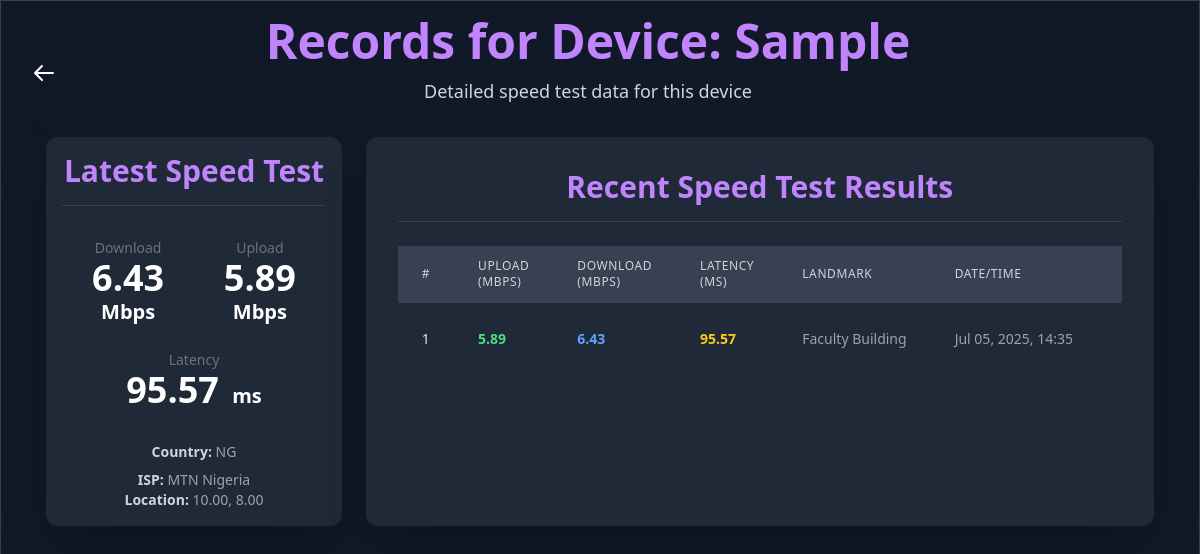
/device_records.php?device_id=1, run on the app's committed database.
### tables this page shows
CREATE TABLE devices (
            id INTEGER PRIMARY KEY AUTOINCREMENT,
            device_unique_id TEXT NOT NULL UNIQUE,
            created_at DATETIME NOT NULL DEFAULT CURRENT_TIMESTAMP
        );

CREATE TABLE devicelog (
            id INTEGER PRIMARY KEY AUTOINCREMENT,
            device_id INTEGER NOT NULL,
            upload REAL,
            download REAL,
            latency REAL,
            ping REAL,
            country TEXT,
            latitude REAL,
            longitude REAL,
            isp TEXT,
            landmark TEXT,
            timestamp DATETIME NOT NULL DEFAULT CURRENT_TIMESTAMP,
            FOREIGN KEY (device_id) REFERENCES devices(id) ON DELETE CASCADE
        );

### database/database.php (called while the page is built, shortened)
<?php
class Database
{
    public $database;
    public function __construct()
    {
        $this->database = __DIR__ . "/speedtest.db";
    }
    public function databaseConnection()
    {
        try {
            $this->conn = new SQLite3($this->database);
        } catch (Exception $e) {
            print_r("Error Connecting to the Database: " . $e->getMessage());
        }
    }
}

### services/api.php (called while the page is built, shortened)
<?php
require_once __DIR__ . "/../database/database.php";
class API
{
    public $db;
    public function __construct()
    {
        $this->db = new Database();
    }
    public function getDevices()
    {
        $result = $this->db->conn->query("SELECT id, device_unique_id, created_at FROM devices ORDER BY created_at DESC");
        $data = array();
        $count = 0;
        while ($row = $result->fetchArray(SQLITE3_ASSOC)) {
            $data[] = $row;
            $count++;
        }
        return [
            'count' => $count,
            'devices' => $data
        ];
    }
    public function getDeviceSpeedTestResults($device_id, $limit = 50)
    {
        $stmt = $this->db->conn->prepare("SELECT id, upload, download, latency, timestamp, landmark FROM devicelog WHERE device_id = :device_id ORDER BY timestamp DESC LIMIT :limit");
        $stmt->bindValue(':device_id', $device_id, SQLITE3_INTEGER);
        $stmt->bindValue(':limit', $limit, SQLITE3_INTEGER);
        $result = $stmt->execute();
        $data = array();
        if ($result) {
            while ($row = $result->fetchArray(SQLITE3_ASSOC)) {
                $data[] = $row;
            }
        }
        return $data;
    }
    public function getLatestSpeedTest($device_id)
    {
        $stmt = $this->db->conn->prepare(
            "SELECT upload, download, latency, ping, country, latitude, longitude, isp, timestamp
            FROM devicelog
            WHERE device_id = :device_id
            ORDER BY timestamp DESC
            LIMIT 1"
        );
        $stmt->bindValue(':device_id', $device_id, SQLITE3_INTEGER);
        $result = $stmt->execute();
        return $result ? $result->fetchArray(SQLITE3_ASSOC) : null;
    }
}

### device_records.php (the view, shortened to what this page needs)
<?php
require_once __DIR__ . '/services/api.php';
$api = new API();
$deviceSpeedTestData = [];
$deviceUniqueId = 'N/A';
if (isset($_GET['device_id'])) {
  $deviceId = intval($_GET['device_id']);
  $deviceSpeedTestData = $api->getDeviceSpeedTestResults($deviceId);
  $latestSpeedTest = $api->getLatestSpeedTest($deviceId);
  $devices_data = $api->getDevices();
  foreach ($devices_data['devices'] as $device) {
    if ($device['id'] == $deviceId) {
      $deviceUniqueId = htmlspecialchars($device['device_unique_id']);
      break;
    }
  }
}
?>
<head>
  <script src="https://cdn.tailwindcss.com"></script>
</head>
<body class="bg-gray-900 text-gray-100 font-sans dark:bg-gray-100 dark:text-gray-900">
  <div class="min-h-screen border border-gray-700 p-2 flex flex-col items-center ">
    <div class="relative w-full max-w-6xl mx-auto flex justify-between items-center p-2">
      <div class="z-20">
        <a href="dashboard.php"
          class="p-3 text-white focus:outline-none shadow-lg hover:shadow-xl transform hover:scale-105 dark:bg-purple-500 dark:hover:bg-purple-600"
          aria-label="Back to Dashboard">
          <svg class="w-6 h-6" fill="none" stroke="currentColor" viewBox="0 0 24 24">
            <path stroke-linecap="round" stroke-linejoin="round" stroke-width="2" d="M10 19l-7-7m0 0l7-7m-7 7h18"></path>
          </svg>
        </a>
      </div>
      <div class="text-center flex-grow">
        <h1 class="text-5xl font-extrabold text-purple-400 mb-3 animate-fade-in-down dark:text-purple-700">Records for
          Device: <?php echo $deviceUniqueId; ?></h1>
        <p class="text-gray-300 text-lg mb-6 animate-fade-in-up dark:text-gray-700">Detailed speed test data for this
          device</p>
      </div>
    </div>
    <div class="flex flex-col lg:flex-row justify-center w-full max-w-8xl gap-6">
      <div
        class="bg-gray-800 rounded-xl shadow-2xl overflow-hidden w-full lg:w-1/4 transform transition-all duration-300 hover:scale-[1.01] dark:bg-gray-200 p-4 flex flex-col items-center justify-center text-center">
        <h2
          class="text-3xl font-bold mb-2 text-purple-400 border-b border-gray-700 pb-4 dark:text-purple-700 dark:border-gray-300 w-full">
          Latest Speed Test</h2>
        <div class="w-full max-w-md mt-2">
          <div class="text-center mb-6">
            <div class="flex justify-around mt-4">
              <div>
                <p class="text-gray-500 text-sm dark:text-gray-500">Download</p>
                <p class="text-4xl font-bold text-white dark:text-gray-900">
                  <?php echo $latestSpeedTest ? number_format($latestSpeedTest['download'], 2) : '0.00'; ?>
                  <span class="text-xl">Mbps</span>
                </p>
              </div>
              <div>
                <p class="text-gray-500 text-sm dark:text-gray-500">Upload</p>
                <p class="text-4xl font-bold text-white dark:text-gray-900">
                  <?php echo $latestSpeedTest ? number_format($latestSpeedTest['upload'], 2) : '0.00'; ?>
                  <span class="text-xl">Mbps</span>
                </p>
              </div>
            </div>
          </div>
          <div class="text-center mb-6">
            <div class="flex justify-center mt-4">
              <div>
                <p class="text-gray-500 text-sm dark:text-gray-500">Latency</p>
                <p class="text-4xl font-bold text-white dark:text-gray-900">
                  <?php echo $latestSpeedTest ? number_format($latestSpeedTest['latency'], 2) : '0.00'; ?>
                  <span class="text-xl ml-1">ms</span>
                </p>
              </div>
            </div>
          </div>
          <div class="mt-8 text-gray-400 text-sm w-full max-w-md">
            <p class="mb-2">
              <span class="font-semibold text-gray-300 dark:text-gray-700">Country:</span>
              <?php echo $latestSpeedTest ? htmlspecialchars($latestSpeedTest['country']) : 'N/A'; ?>
            </p>
            <p>
              <span class="font-semibold text-gray-300 dark:text-gray-700">ISP:</span>
              <?php echo $latestSpeedTest ? htmlspecialchars($latestSpeedTest['isp']) : 'N/A'; ?>
            </p>
            <p>
              <span class="font-semibold text-gray-300 dark:text-gray-700">Location:</span>
              <?php
                echo $latestSpeedTest ?
                  number_format($latestSpeedTest['latitude'], 2) . ', ' .
                  number_format($latestSpeedTest['longitude'], 2) :
                  'N/A';
              ?>
            </p>
          </div>
        </div>
      </div>
      <div
        class="bg-gray-800 rounded-xl shadow-2xl overflow-hidden w-full lg:w-2/3 transform transition-all duration-300 hover:scale-[1.01] dark:bg-gray-200">
        <div class="p-8">
          <h2
            class="text-3xl font-bold mb-6 text-purple-400 border-b text-center border-gray-700 pb-4 dark:text-purple-700 dark:border-gray-300">
            Recent Speed Test Results</h2>
          <div class="overflow-y-auto max-h-[600px] custom-scrollbar">
            <table class="min-w-full divide-y divide-gray-700 dark:divide-gray-300">
              <thead class="bg-gray-700 sticky top-0 z-10 dark:bg-gray-300">
                <tr>
                  <th
                    class="px-6 py-3 text-left text-xs font-medium text-gray-300 uppercase tracking-wider dark:text-gray-700">
                    #</th>
                  <th
                    class="px-6 py-3 text-left text-xs font-medium text-gray-300 uppercase tracking-wider dark:text-gray-700">
                    Upload (Mbps)</th>
                  <th
                    class="px-6 py-3 text-left text-xs font-medium text-gray-300 uppercase tracking-wider dark:text-gray-700">
                    Download (Mbps)</th>
                  <th
                    class="px-6 py-3 text-left text-xs font-medium text-gray-300 uppercase tracking-wider dark:text-gray-700">
                    Latency (ms)</th>
                  <th
                    class="px-6 py-3 text-left text-xs font-medium text-gray-300 uppercase tracking-wider dark:text-gray-700">
                    Landmark</th>
                  <th
                    class="px-6 py-3 text-left text-xs font-medium text-gray-300 uppercase tracking-wider dark:text-gray-700">
                    Date/Time</th>
                  <th
                    class="px-6 py-3 text-center text-xs font-medium text-gray-300 uppercase tracking-wider dark:text-gray-700">
                    Actions</th>
                </tr>
              </thead>
              <tbody class="bg-gray-800 divide-y divide-gray-700 dark:bg-gray-100 dark:divide-gray-300">
                <?php
                if (!empty($deviceSpeedTestData)) {
                  foreach ($deviceSpeedTestData as $index => $record) {
                    $sn = $index + 1;
                    $upload = number_format($record['upload'], 2);
                    $download = number_format($record['download'], 2);
                    $latency = number_format($record['latency'], 2);
                    $timestamp = date('M d, Y, H:i', strtotime($record['timestamp']));
                    $landmark = htmlspecialchars($record['landmark'] ?? 'N/A');
                    echo "<tr class='hover:bg-gray-700 transition-colors duration-200 dark:hover:bg-gray-200'>";
                    echo "<td class='px-6 py-4 whitespace-nowrap text-sm font-medium text-gray-200 dark:text-gray-800'>$sn</td>";
                    echo "<td class='px-6 py-4 whitespace-nowrap text-sm text-green-400 font-semibold dark:text-green-700'>$upload</td>";
                    echo "<td class='px-6 py-4 whitespace-nowrap text-sm text-blue-400 font-semibold dark:text-blue-700'>$download</td>";
                    echo "<td class='px-6 py-4 whitespace-nowrap text-sm text-yellow-400 font-semibold dark:text-yellow-700'>$latency</td>";
                    echo "<td class='px-6 py-4 whitespace-nowrap text-sm text-gray-400 dark:text-gray-600'>$landmark</td>";
                    echo "<td class='px-6 py-4 whitespace-nowrap text-sm text-gray-400 dark:text-gray-600'>$timestamp</td>";
                    echo "<td class='px-6 py-4 whitespace-nowrap text-center flex items-center justify-center space-x-2'>";
                    echo "</td>";
                    echo "</tr>";
                  }
                } else {
                  echo "<tr><td colspan='7' class='px-6 py-4 text-center text-gray-400 text-base dark:text-gray-600'>No speed test data available for this device</td></tr>";
                }
                ?>
              </tbody>
            </table>
          </div>
        </div>
      </div>
    </div>
  </div>
</body>
</html>

### device_records.php (style rules this page uses)
.animate-fade-in-down { animation: fadeInDown 0.8s ease-out forwards; }
.animate-fade-in-up { animation: fadeInUp 0.8s ease-out forwards; }

### data on the page
devices: device_unique "Sample"
devicelog: sn "1", upload "5.89", download "6.43", latency "95.57", landmark "Faculty Building", timestamp "Jul 05, 2025, 14:35"

### other printed values
$latestSpeedTest['download'] "6.43"
$latestSpeedTest['upload'] "5.89"
$latestSpeedTest['latency'] "95.57"
$latestSpeedTest['country'] "NG"
$latestSpeedTest['isp'] "MTN Nigeria"
$latestSpeedTest['latitude'] "10.00"
$latestSpeedTest['longitude'] "8.00"
